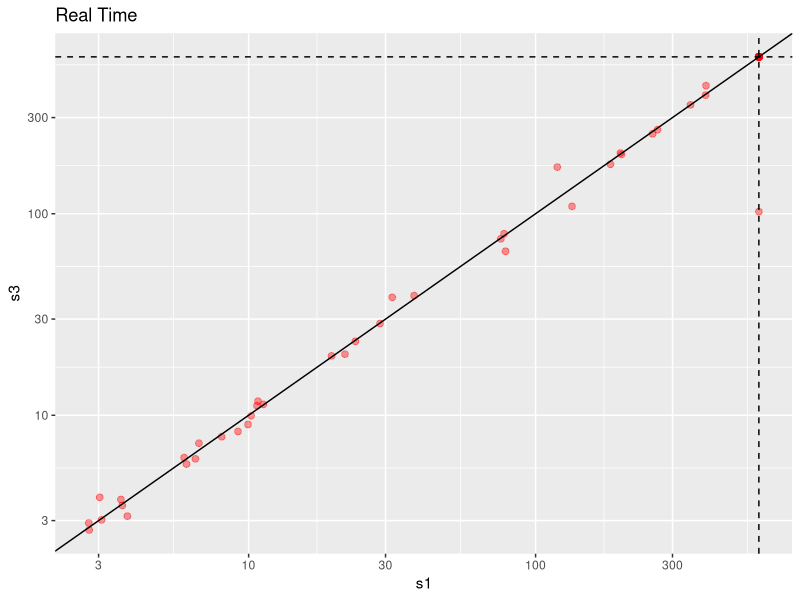

The R script that drew this image: (Note: this script raises an error after producing the figure.)
library(ggplot2)
library(stringr)
library(dplyr)

setwd('./data-treatment')

status_meanings <- c('Success', 'Error', 'No SQL')

s1 <- read.csv('squares1.csv', header=T, stringsAsFactors=FALSE)
s2 <- read.csv('squares2.csv', header=T, stringsAsFactors=FALSE)
s3 <- read.csv('squares3.csv', header=T, stringsAsFactors=FALSE)

original <- read.csv('squares3.csv', header=T, stringsAsFactors=FALSE)
original_new <- read.csv('orig_new.csv', header=T, stringsAsFactors=FALSE)

# qffd <- read.csv('qffd.csv', header=T, stringsAsFactors=FALSE)  # needs to be rerun
# qffd_r <- read.csv('qffd-random.csv', header=T, stringsAsFactors=FALSE)  # needs to be rerun
t1 <- read.csv('try1.csv', header=T, stringsAsFactors=FALSE)
t2 <- read.csv('try2.csv', header=T, stringsAsFactors=FALSE)
t3 <- read.csv('try3.csv', header=T, stringsAsFactors=FALSE)
t4 <- read.csv('try4.csv', header=T, stringsAsFactors=FALSE)
t5 <- read.csv('try5.csv', header=T, stringsAsFactors=FALSE)
t6 <- read.csv('try6.csv', header=T, stringsAsFactors=FALSE)
t6_1 <- read.csv('try6_1.csv', header=T, stringsAsFactors=FALSE)
t7 <- read.csv('try7.csv', header=T, stringsAsFactors=FALSE)

# times scatter plot
A <- 's1';B <- 's3';tmp <- merge(eval(parse(text = A)), eval(parse(text = B)), by='name', suffixes = c("_A", "_B"));ggplot(tmp, aes(x=real_A, y=real_B)) + geom_point(color='red', alpha = 0.4, size=2) + scale_x_continuous(trans='log10') + scale_y_continuous(trans='log10') + geom_abline() + geom_hline(yintercept=600, linetype="dashed") + geom_vline(xintercept=600, linetype="dashed") + labs(y=B, x = A) + ggtitle('Real Time')

# process distribution
ggplot(t6_1, aes(x=factor(process))) + geom_bar(fill="turquoise")

#solve time distribution
ggplot(t7, aes(x=real)) + geom_histogram()

# solved instances by try
tries <- list('original' = original, 't1' = t1, 't2' = t2, 't3' = t3, 't4' = t4, 't5' = t5, 't6' = t6, 't6_1' = t6_1, 't7' = t7); solved <- bind_rows(tries, .id='try'); results <- factor(solved$status, labels=status_meanings); ggplot(solved, aes(x=try, fill=results)) + geom_bar(position="dodge")
